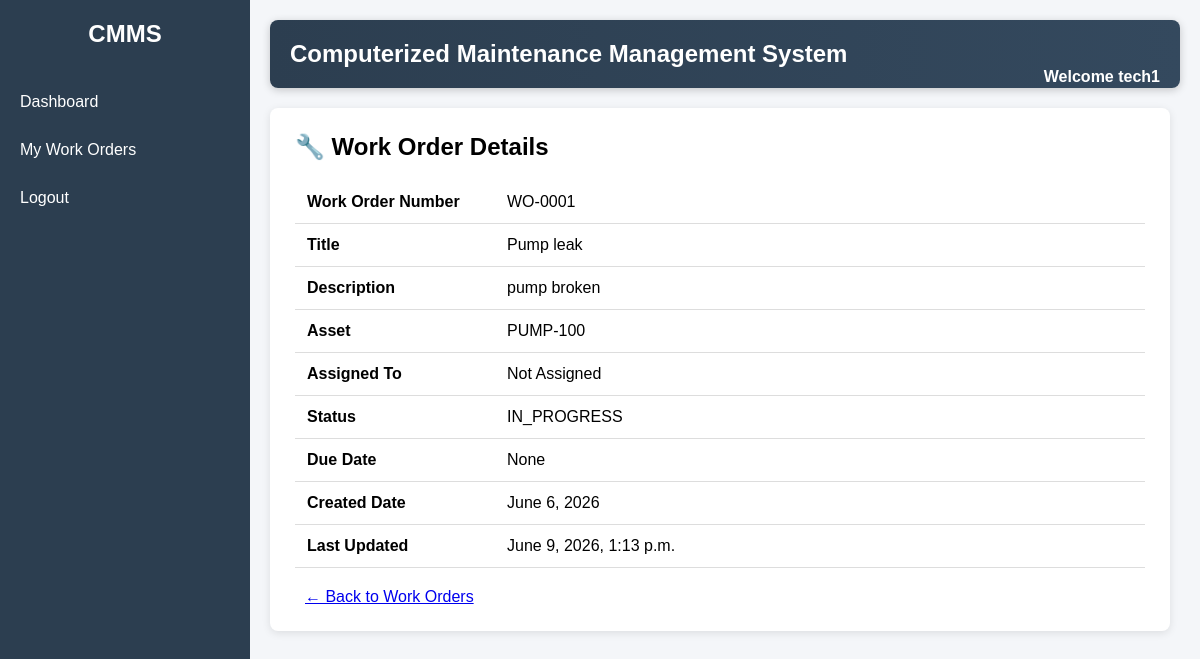
/workorders/1/ (signed in), run on the app's committed database.
### workorders/models.py (models this page shows, shortened)
class WorkOrder(models.Model):
    STATUS_CHOICES = [
        ('OPEN', 'Open'),
        ('IN_PROGRESS', 'In Progress'),
        ('COMPLETED', 'Completed'),
    ]
    work_order_number = models.CharField(
        max_length=20,
        unique=True,
        blank=True
    )
    title = models.CharField(
        max_length=200
    )
    description = models.TextField()
    asset = models.ForeignKey(
        Asset,
        on_delete=models.CASCADE
    )
    status = models.CharField(
        max_length=20,
        choices=STATUS_CHOICES,
        default='OPEN'
    )
    created_date = models.DateField(
        auto_now_add=True
    )
    updated_date = models.DateTimeField(
        auto_now=True
    )
    assigned_to = models.ForeignKey(
        User,
        on_delete=models.SET_NULL,
        null=True,
        blank=True,
        related_name='assigned_work_orders'
    )
    due_date = models.DateField(
        null=True,
        blank=True
    )

### assets/models.py (models this page shows, shortened)
class Asset(models.Model):
    STATUS_CHOICES = [
        ('ACTIVE', 'Active'),
        ('INACTIVE', 'Inactive'),
        ('UNDER_MAINTENANCE', 'Under Maintenance'),
    ]
    CRITICALITY_CHOICES = [
        ('LOW', 'Low'),
        ('MEDIUM', 'Medium'),
        ('HIGH', 'High'),
    ]
    asset_code = models.CharField(max_length=50, unique=True)
    name = models.CharField(max_length=200)
    installation_date = models.DateField()
    status = models.CharField(
        max_length=20,
        choices=STATUS_CHOICES,
        default='ACTIVE'
    )
    criticality = models.CharField(
        max_length=10,
        choices=CRITICALITY_CHOICES,
        default='MEDIUM'
    )
    created_at = models.DateTimeField(auto_now_add=True)
    updated_at = models.DateTimeField(auto_now=True)

### workorders/views.py (the view)
# urls.py: path('<int:id>/',work_order_detail,name='work_order_detail'),
@login_required
def work_order_detail(request, id):
    work_order = get_work_order_by_id(id)
    return render(
        request,
        'workorders/work_order_detail.html',
        {
            'work_order': work_order,
            'current_page': 'workorders',
        }
    )

### accounts/context_processors.py (called while the page is built)
def user_roles(request):
    if not request.user.is_authenticated:
        return {}
    return {
        'is_admin': is_admin(request.user),
        'is_manager': is_manager(request.user),
        'is_technician': is_technician(request.user),
        'is_admin_or_manager': is_admin_or_manager(request.user),
    }

### accounts/permissions.py (called while the page is built)
def is_admin(user):
    return user.groups.filter(name='Admin').exists()

def is_manager(user):
    return user.groups.filter(name='Manager').exists()

def is_technician(user):
    return user.groups.filter(name='Technician').exists()

def is_admin_or_manager(user):
    return (
        is_admin(user)
        or
        is_manager(user)
    )

### workorders/services.py (called while the page is built)
def get_work_order_by_id(id):
    return WorkOrder.objects.get(id=id)

### templates/workorders/work_order_detail.html (shortened to what this page needs)
{% extends 'base.html' %}
{% block content %}
<div class="page-card">
    <div style="display:flex;justify-content:space-between;align-items:center;margin-bottom:20px;">
        <h2>🔧 Work Order Details</h2>
    </div>
    <table class="detail-table">
        <tr>
            <td class="detail-label">Work Order Number</td>
            <td>{{ work_order.work_order_number }}</td>
        </tr>
        <tr>
            <td class="detail-label">Title</td>
            <td>{{ work_order.title }}</td>
        </tr>
        <tr>
            <td class="detail-label">Description</td>
            <td>{{ work_order.description }}</td>
        </tr>
        <tr>
            <td class="detail-label">Asset</td>
            <td>{{ work_order.asset.asset_code }}</td>
        </tr>
        <tr>
            <td class="detail-label">Assigned To</td>
            <td>
                {% if work_order.assigned_to %}
                    {{ work_order.assigned_to.username }}
                {% else %}
                    Not Assigned
                {% endif %}
            </td>
        </tr>
        <tr>
            <td class="detail-label">Status</td>
            <td>{{ work_order.status }}</td>
        </tr>
        <tr>
            <td class="detail-label">Due Date</td>
            <td>{{ work_order.due_date }}</td>
        </tr>
        <tr>
            <td class="detail-label">Created Date</td>
            <td>{{ work_order.created_date }}</td>
        </tr>
        <tr>
            <td class="detail-label">Last Updated</td>
            <td>{{ work_order.updated_date }}</td>
        </tr>
    </table>
    <div style="margin-top:20px;">
        <a href="{% url 'work_order_list' %}"
           class="btn"
           style="margin-left:10px;">
            ← Back to Work Orders
        </a>
    </div>
</div>
{% endblock %}

### templates/base.html (shortened to what this page needs)
{% load static %}
<!DOCTYPE html>
<html>
<head>
        <link rel="stylesheet"
          href="{% static 'css/style.css' %}">
</head>
<body>
<div class="layout">
    <div class="sidebar">
        <h2>CMMS</h2>
        <a href="{% url 'dashboard' %}"
        class="{% if current_page == 'dashboard' %}active-link{% endif %}">
            Dashboard
        </a>
        {% if is_technician %}
        <a href="{% url 'my_work_orders' %}"
        class="{% if current_page == 'myworkorders' %}active-link{% endif %}">
            My Work Orders
        </a>
        {% endif %}
        <a href="/logout/">
            Logout
        </a>
    </div>
    <div class="content">
        <div class="topbar">
            <h2>
                Computerized Maintenance Management System
            </h2>
            <span class="welcome">
                Welcome
                {{ request.user.username }}
            </span>
        </div>
        {% block content %}
        {% endblock %}
    </div>
</div>
</body>
</html>

### static/css/style.css (style rules this page uses)
* { margin: 0; padding: 0; box-sizing: border-box; }
body { font-family: Arial, sans-serif; background-color: #f4f6f9; }
.layout { display: flex; min-height: 100vh; }
.sidebar { width: 250px; background-color: #2c3e50; color: white; padding-top: 20px; }
.sidebar h2 { text-align: center; margin-bottom: 30px; }
.sidebar a { display: block; color: white; text-decoration: none; padding: 15px 20px; }
.content { flex: 1; padding: 20px; }
.topbar { background: linear-gradient( 90deg, #2c3e50, #34495e ); color: white; padding: 20px; margin-bottom: 20px; border-radius: 8px; box-shadow: 0 2px 8px rgba(0,0,0,0.2); }
.topbar h2 { margin: 0; }
.welcome { float: right; font-weight: bold; }
table { width: 100%; border-collapse: collapse; background-color: white; }
td { padding: 10px; border-bottom: 1px solid #ddd; }
.page-card { background-color: white; padding: 25px; border-radius: 8px; box-shadow: 0 2px 8px rgba(0,0,0,0.1); max-width: 900px; }
.detail-table { width: 100%; border-collapse: collapse; }
.detail-table td { padding: 12px; }
.detail-label { font-weight: bold; width: 200px; }

### data on the page
WorkOrder: work_order_number "WO-0001", title "Pump leak", description "pump broken", asset.asset_code "PUMP-100", status "IN_PROGRESS", due_date "None", created_date "June 6, 2026", updated_date "June 9, 2026, 1:13 p.m."

### other printed values
{{ request.user.username }} "tech1"
